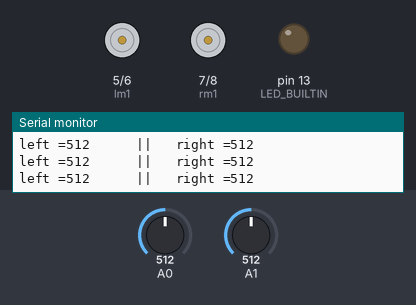
A sketch run on a simulated Arduino Uno, built with avr-gcc and run on an emulated ATmega328P. On the bench: motor-driver pin pairs drawn as motors (green arrow = first pin HIGH = forward, orange = second pin HIGH = backward, longer = more drive, scaled by the enable pin), output pins drawn as LEDs (lit = HIGH), the last lines printed to the serial monitor. The inputs (shaded band) are chosen by the test bench; at power-on: A0 = 512, A1 = 512.

Above: at 1.2 s.
1.3 s: A0 set to 277
4.3 s: A0 set to 244
At 5.5 s:
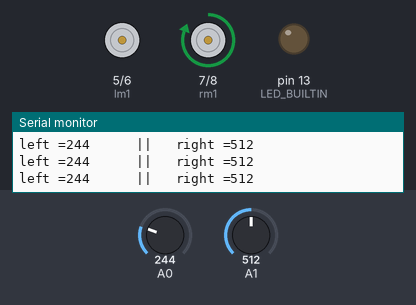
5.8 s: A1 set to 311
8.8 s: A1 set to 284
At 10.0 s:
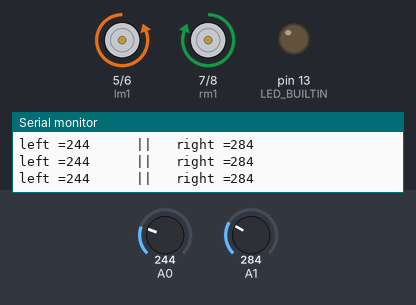
10.3 s: A1 set to 306
At 11.0 s:
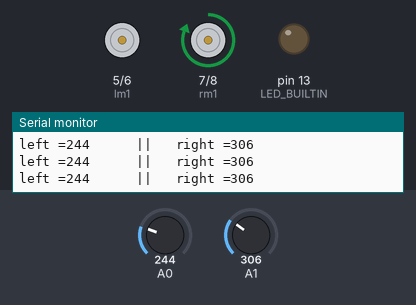
13.3 s: A1 set to 290
At 14.3 s:
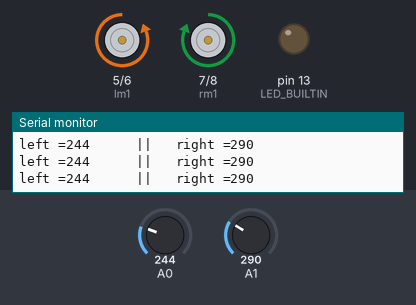
Timing chart, 0 to 16.3 s (numbered marks = the images above; inputs shaded):
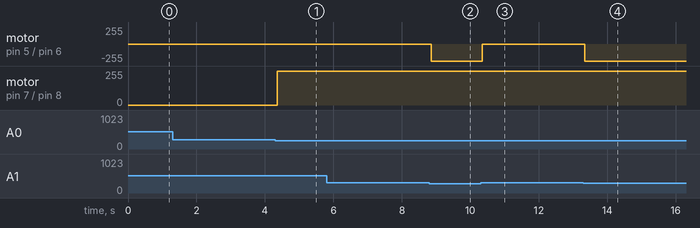

The sketch:

light_follow.ino
```cpp
const int lm1 = 5;
const int lm2 = 6;
const int lspeed = 9;
const int rm1 = 7;
const int rm2 = 8;
const int rspeed = 10;

// Above is the motor driver pin connection. LM1 and LM2 are the
// digital input pins from arduino to the motor driver. Same for
// RM1 and RM2 and lspeed and rspeed are the enable pins.
// Change accordingly.

int spd=255;
// Above sets the speed of the bot

void setup()
{ pinMode(LED_BUILTIN, OUTPUT);
  pinMode(lm1, OUTPUT);
  pinMode(lm2, OUTPUT);
  pinMode(rm1, OUTPUT);
  pinMode(rm2, OUTPUT);
  pinMode(lspeed, OUTPUT);
  pinMode(rspeed, OUTPUT);
  analogWrite(lspeed, spd);
  analogWrite(rspeed, spd);
  Serial.begin(9600);
}

void loop()
{
  int left = analogRead(A0);
  int right = analogRead(A1);

  Serial.print("left =") ;
  Serial.print( left) ;
  Serial.print("      ||   right =") ;
  Serial.println( right) ;
   if(left > 220 && left < 260 && right > 300)
  go_left() ;
  else if(right > 220 && right < 260 && left > 300 )
  go_right() ;
  else if(left > 200 && left < 300 && right > 200 && right < 300 )
  go_straight() ;

  else if(left > 230 && right > 300 )
  stop_bot() ;
}

//  Here are the functions that are used in the program


void go_straight()
{
  digitalWrite(lm1,LOW);
  digitalWrite(lm2,HIGH);
  digitalWrite(rm1,HIGH);
  digitalWrite(rm2,LOW);
}

void go_backward()
{
  digitalWrite(lm1,HIGH);
  digitalWrite(lm2,LOW);
  digitalWrite(rm1,LOW);
  digitalWrite(rm2,HIGH);
}

void stop_bot()
{
  digitalWrite(lm1,LOW);
  digitalWrite(lm2,LOW);
  digitalWrite(rm1,LOW);
  digitalWrite(rm2,LOW);
}

void go_left()
{
  digitalWrite(lm1,LOW);
  digitalWrite(lm2,LOW);
  digitalWrite(rm1,HIGH);
  digitalWrite(rm2,LOW);
}
void go_leftb()
{
  digitalWrite(lm1,LOW);
  digitalWrite(lm2,LOW);
  digitalWrite(rm1,LOW);
  digitalWrite(rm2,HIGH);
}

void go_right()
{
  digitalWrite(lm1,LOW);
  digitalWrite(lm2,HIGH);
  digitalWrite(rm1,LOW);
  digitalWrite(rm2,LOW);
}

void go_lleft()
{
  digitalWrite(lm1,HIGH);
  digitalWrite(lm2,LOW);
  digitalWrite(rm1,HIGH);
  digitalWrite(rm2,LOW);
}

void go_rright()
{
  digitalWrite(lm1,LOW);
  digitalWrite(lm2,HIGH);
  digitalWrite(rm1,LOW);
  digitalWrite(rm2,HIGH);
}

void go_rightb()
{
  digitalWrite(lm1,HIGH);
  digitalWrite(lm2,LOW);
  digitalWrite(rm1,LOW);
  digitalWrite(rm2,LOW);
}
```

Measured:
- the behaviour switches between 260 and 259 on A0 (found by bisection; images 0 and 1)
- the behaviour switches between 300 and 299 on A1 (found by bisection; images 1 and 2)
- after the input at 4.3 s, motor on pin 7 (rm1) / pin 8 (rm2): stopped → forward 255/255 after 0.06 s
- after the input at 8.8 s, motor on pin 5 (lm1) / pin 6 (lm2): stopped → backward 255/255 after 0.05 s
- after the input at 10.3 s, motor on pin 5 (lm1) / pin 6 (lm2): backward 255/255 → stopped after 0.05 s
- after the input at 13.3 s, motor on pin 5 (lm1) / pin 6 (lm2): stopped → backward 255/255 at once
